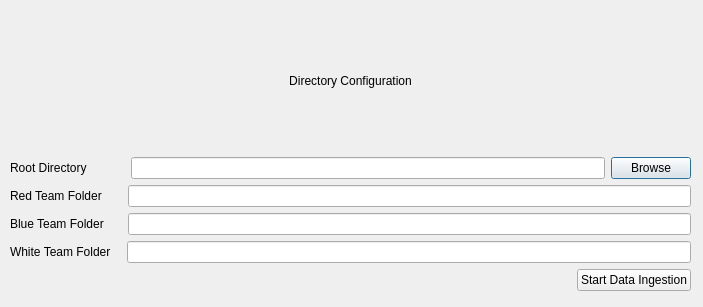
<?xml version="1.0" encoding="UTF-8"?>
<ui version="4.0">
 <class>Dialog</class>
 <widget class="QDialog" name="Dialog">
  <property name="geometry">
   <rect>
    <x>0</x>
    <y>0</y>
    <width>703</width>
    <height>307</height>
   </rect>
  </property>
  <property name="windowTitle">
   <string>Dialog</string>
  </property>
  <widget class="QWidget" name="verticalLayoutWidget">
   <property name="geometry">
    <rect>
     <x>10</x>
     <y>10</y>
     <width>681</width>
     <height>281</height>
    </rect>
   </property>
   <layout class="QVBoxLayout" name="verticalLayout">
    <item>
     <widget class="QLabel" name="label_5">
      <property name="text">
       <string>Directory Configuration</string>
      </property>
      <property name="alignment">
       <set>Qt::AlignCenter</set>
      </property>
     </widget>
    </item>
    <item>
     <layout class="QHBoxLayout" name="horizontalLayout">
      <item>
       <widget class="QLabel" name="label">
        <property name="text">
         <string>Root Directory</string>
        </property>
       </widget>
      </item>
      <item>
       <spacer name="horizontalSpacer_4">
        <property name="orientation">
         <enum>Qt::Horizontal</enum>
        </property>
        <property name="sizeType">
         <enum>QSizePolicy::Fixed</enum>
        </property>
        <property name="sizeHint" stdset="0">
         <size>
          <width>38</width>
          <height>20</height>
         </size>
        </property>
       </spacer>
      </item>
      <item>
       <widget class="QLineEdit" name="rootDirTxtBox"/>
      </item>
      <item>
       <widget class="QPushButton" name="browseBtn">
        <property name="text">
         <string>Browse</string>
        </property>
       </widget>
      </item>
     </layout>
    </item>
    <item>
     <layout class="QHBoxLayout" name="horizontalLayout_4">
      <item>
       <widget class="QLabel" name="label_4">
        <property name="text">
         <string>Red Team Folder</string>
        </property>
       </widget>
      </item>
      <item>
       <spacer name="horizontalSpacer">
        <property name="orientation">
         <enum>Qt::Horizontal</enum>
        </property>
        <property name="sizeType">
         <enum>QSizePolicy::Fixed</enum>
        </property>
        <property name="sizeHint" stdset="0">
         <size>
          <width>20</width>
          <height>20</height>
         </size>
        </property>
       </spacer>
      </item>
      <item>
       <widget class="QLineEdit" name="redFolderTxtBox"/>
      </item>
     </layout>
    </item>
    <item>
     <layout class="QHBoxLayout" name="horizontalLayout_3">
      <item>
       <widget class="QLabel" name="label_3">
        <property name="text">
         <string>Blue Team Folder</string>
        </property>
       </widget>
      </item>
      <item>
       <spacer name="horizontalSpacer_2">
        <property name="orientation">
         <enum>Qt::Horizontal</enum>
        </property>
        <property name="sizeType">
         <enum>QSizePolicy::Fixed</enum>
        </property>
        <property name="sizeHint" stdset="0">
         <size>
          <width>18</width>
          <height>20</height>
         </size>
        </property>
       </spacer>
      </item>
      <item>
       <widget class="QLineEdit" name="blueFolderTxtBox"/>
      </item>
     </layout>
    </item>
    <item>
     <layout class="QHBoxLayout" name="horizontalLayout_2">
      <item>
       <widget class="QLabel" name="label_2">
        <property name="text">
         <string>White Team Folder</string>
        </property>
       </widget>
      </item>
      <item>
       <spacer name="horizontalSpacer_3">
        <property name="orientation">
         <enum>Qt::Horizontal</enum>
        </property>
        <property name="sizeType">
         <enum>QSizePolicy::Fixed</enum>
        </property>
        <property name="sizeHint" stdset="0">
         <size>
          <width>10</width>
          <height>20</height>
         </size>
        </property>
       </spacer>
      </item>
      <item>
       <widget class="QLineEdit" name="whiteFolderTxtBox"/>
      </item>
     </layout>
    </item>
    <item>
     <layout class="QHBoxLayout" name="horizontalLayout_5">
      <item>
       <spacer name="horizontalSpacer_5">
        <property name="orientation">
         <enum>Qt::Horizontal</enum>
        </property>
        <property name="sizeHint" stdset="0">
         <size>
          <width>40</width>
          <height>20</height>
         </size>
        </property>
       </spacer>
      </item>
      <item>
       <widget class="QPushButton" name="startIngestionBtn">
        <property name="text">
         <string>Start Data Ingestion</string>
        </property>
       </widget>
      </item>
     </layout>
    </item>
   </layout>
  </widget>
 </widget>
 <resources/>
 <connections/>
</ui>
